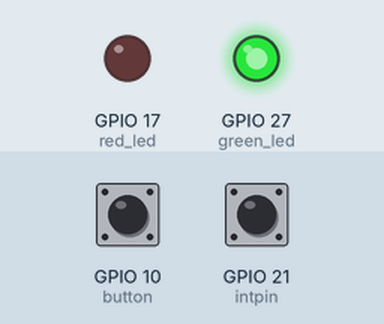
A program run on a simulated Raspberry Pi (BCM pin numbers). Parts: output pins drawn as LEDs (lit = HIGH). Dashed ring = blinking. Inputs (shaded band) come from the test bench; at power-on: GPIO 21 (intpin) HIGH, GPIO 10 (button) HIGH. What the program prints to the terminal is not drawn.

Above: at 1.2 s.
1.3 s: GPIO 21 (intpin) pulled LOW for 0.15 s
At 1.55 s:
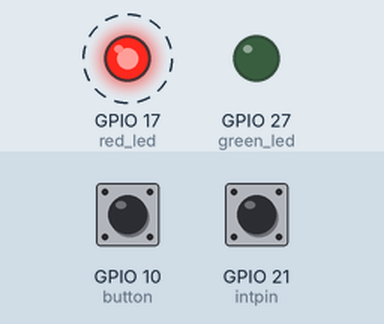
4.3 s: GPIO 10 (button) pulled LOW for 0.15 s
At 4.6 s:
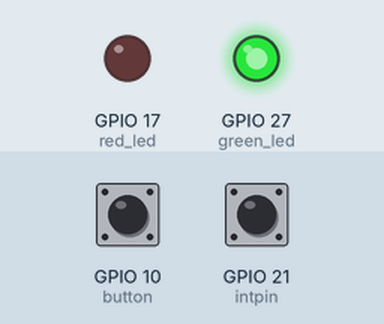
5.9 s: GPIO 21 (intpin) pulled LOW for 1 s
At 6.8 s:
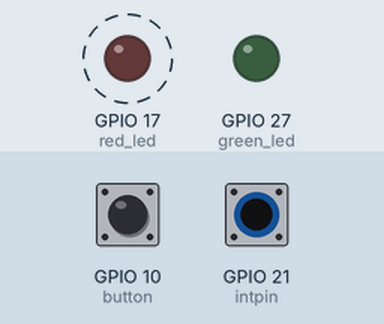
9.9 s: GPIO 10 (button) pulled LOW for 1 s
At 11.3 s:
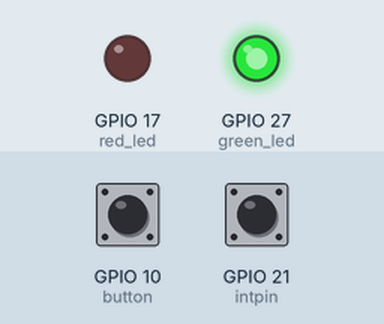
Timing chart, 0 to 12.9 s (numbered marks = the images above; inputs shaded):
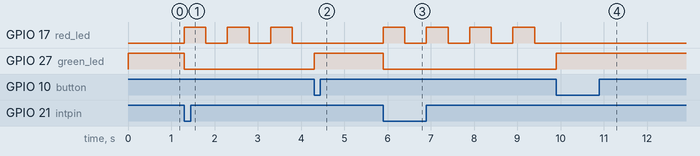

Measured:
- after the input at 1.3 s, GPIO 17 (red_led): alternates HIGH for 0.50 s and LOW for 0.50 s, starting at once; GPIO 27 (green_led): HIGH → LOW at once
- after the input at 4.3 s, GPIO 17 (red_led): stops changing and stays LOW; GPIO 27 (green_led): LOW → HIGH at once
- after the input at 5.9 s, GPIO 17 (red_led): alternates HIGH for 0.50 s and LOW for 0.50 s, starting at once; GPIO 27 (green_led): HIGH → LOW at once
- after the input at 9.9 s, GPIO 17 (red_led): stops changing and stays LOW; GPIO 27 (green_led): LOW → HIGH at once

The program:

______.py
```python
from gpiozero import DigitalInputDevice, LED, Button
from adafruit_adxl34x import ADXL345
from time import sleep
import board


class APP:
    def __init__(self):

        # 引脚配置
        self.red_led = LED(17)   # 红色LED
        self.red_led.off()       # 红色LED默认熄灭
        self.green_led = LED(27) # 绿色LED
        self.green_led.on()      # 绿色LED默认点亮

        self.button = Button(10, bounce_time=0.05) # 按键
        self.intpin = DigitalInputDevice(21, pull_up=True) # 中断引脚

        self.accelerometer = ADXL345(board.I2C())                  # ADXL345对象
        self.accelerometer.enable_freefall_detection(threshold=12) # 自由落体检测, threshold越大越灵敏

        # 中断配置
        self.intpin.when_activated = self.danger
        self.button.when_pressed = self.safe


    def danger(self): # 坠落响应函数
        self.green_led.off()
        self.red_led.blink(0.5, 0.5) # 红色LED闪烁3次
        print("检测到坠落!")

    def safe(self): # 安全响应函数
        self.red_led.off()
        self.green_led.on()
        print("解除警报")


    def loop(self):
        while True:
            self.accelerometer.events["freefall"] # 检测自由落体事件
            sleep(0.1)


if __name__ == "__main__":
    app = APP()
    app.loop()
```
